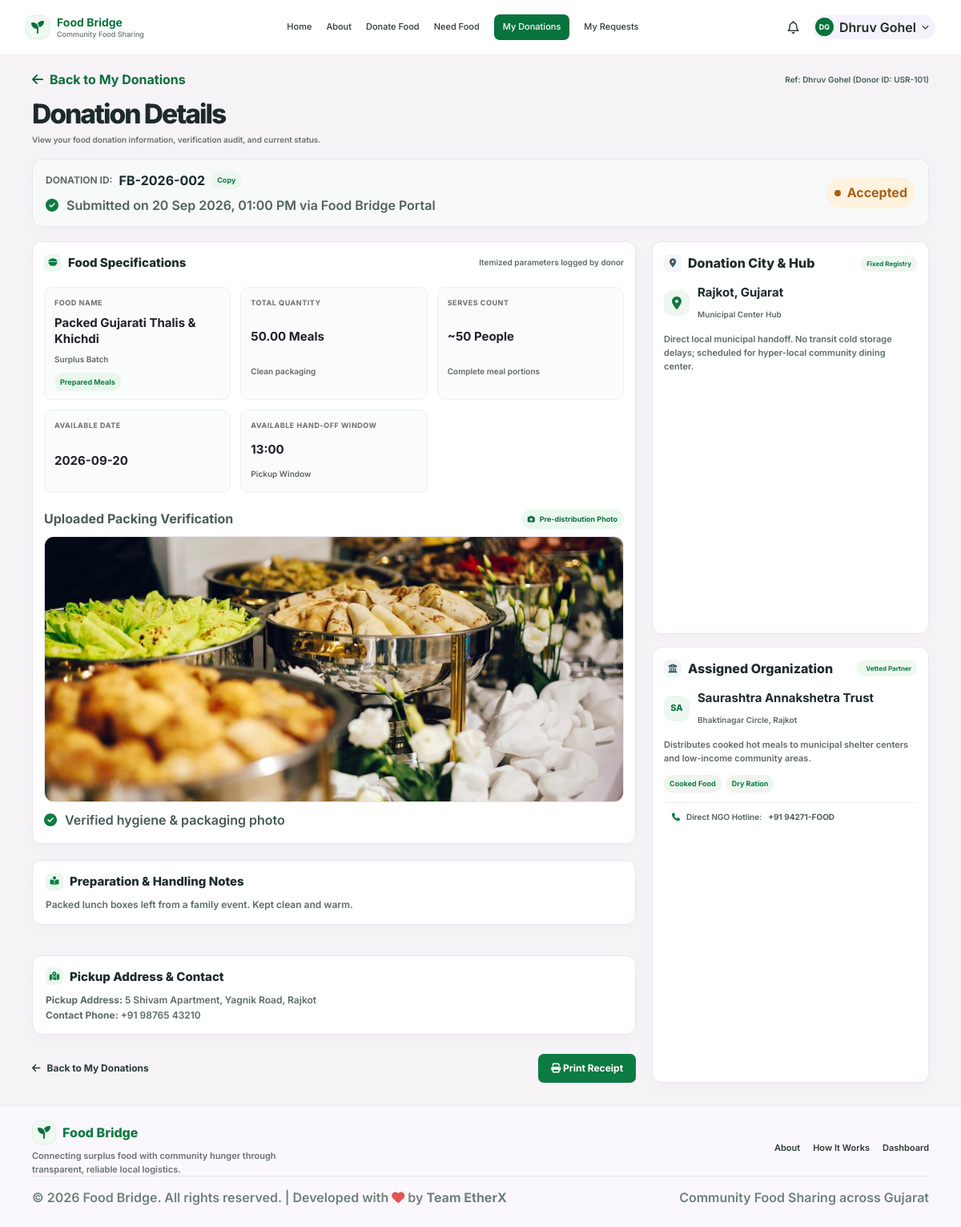
The app's page /donation-details.php?id=2 (signed in) with its own data.
### tables this page shows
CREATE TABLE IF NOT EXISTS `users` (
  `id` INT AUTO_INCREMENT PRIMARY KEY,
  `name` VARCHAR(150) NOT NULL,
  `email` VARCHAR(150) NOT NULL UNIQUE,
  `phone` VARCHAR(30) NOT NULL,
  `password` VARCHAR(255) NOT NULL,
  `city` VARCHAR(100) NOT NULL,
  `role` ENUM('user', 'admin') DEFAULT 'user',
  `status` ENUM('Active', 'Inactive', 'Blocked') DEFAULT 'Active',
  `created_at` DATETIME DEFAULT CURRENT_TIMESTAMP,
  `updated_at` DATETIME DEFAULT CURRENT_TIMESTAMP ON UPDATE CURRENT_TIMESTAMP,
  INDEX `idx_users_phone` (`phone`)
);

CREATE TABLE IF NOT EXISTS `donations` (
  `id` INT AUTO_INCREMENT PRIMARY KEY,
  `donation_code` VARCHAR(50) NOT NULL UNIQUE,
  `user_id` INT NOT NULL,
  `food_name` VARCHAR(255) NOT NULL,
  `food_type` VARCHAR(100) NOT NULL,
  `quantity` DECIMAL(10,2) NOT NULL,
  `unit` VARCHAR(50) NOT NULL DEFAULT 'Kg',
  `serves` INT NOT NULL DEFAULT 10,
  `available_date` DATE NOT NULL,
  `available_time` VARCHAR(50) NOT NULL,
  `food_photo` VARCHAR(255) DEFAULT NULL,
  `notes` TEXT DEFAULT NULL,
  `city_id` INT NOT NULL,
  `organization_id` INT NOT NULL,
  `pickup_address` TEXT DEFAULT NULL,
  `contact_phone` VARCHAR(50) DEFAULT NULL,
  `status` ENUM('Pending', 'Accepted', 'Completed', 'Cancelled') DEFAULT 'Pending',
  `created_at` DATETIME DEFAULT CURRENT_TIMESTAMP,
  `updated_at` DATETIME DEFAULT CURRENT_TIMESTAMP ON UPDATE CURRENT_TIMESTAMP,
  INDEX `idx_don_status` (`status`),
  INDEX `idx_don_created` (`created_at`),
  FOREIGN KEY (`user_id`) REFERENCES `users`(`id`) ON DELETE CASCADE,
  FOREIGN KEY (`city_id`) REFERENCES `cities`(`id`) ON DELETE RESTRICT,
  FOREIGN KEY (`organization_id`) REFERENCES `organizations`(`id`) ON DELETE RESTRICT
);

CREATE TABLE IF NOT EXISTS `cities` (
  `id` INT AUTO_INCREMENT PRIMARY KEY,
  `name` VARCHAR(100) NOT NULL UNIQUE,
  `status_label` VARCHAR(100) DEFAULT 'Active Hub',
  `centers_count` INT DEFAULT 4,
  `description` VARCHAR(255) DEFAULT '',
  `eta_info` VARCHAR(100) DEFAULT '< 45 mins',
  `is_active` TINYINT(1) DEFAULT 1,
  `created_at` DATETIME DEFAULT CURRENT_TIMESTAMP
);

CREATE TABLE IF NOT EXISTS `organizations` (
  `id` INT AUTO_INCREMENT PRIMARY KEY,
  `city_id` INT NOT NULL,
  `name` VARCHAR(150) NOT NULL,
  `short_code` VARCHAR(10) DEFAULT 'HF',
  `category` VARCHAR(100) DEFAULT 'Verified NGO distribution',
  `rating_info` VARCHAR(100) DEFAULT 'Admin Vetted Partner',
  `address` VARCHAR(255) NOT NULL,
  `distance_info` VARCHAR(100) DEFAULT '1.8 km from Pickup Hub',
  `phone` VARCHAR(50) DEFAULT '+91 828145-FOOD',
  `accepted_items` VARCHAR(255) DEFAULT 'Cooked Food, Packaged Food, Fresh Fruits',
  `description` TEXT,
  `is_active` TINYINT(1) DEFAULT 1,
  `created_at` DATETIME DEFAULT CURRENT_TIMESTAMP,
  INDEX `idx_org_active` (`is_active`),
  FOREIGN KEY (`city_id`) REFERENCES `cities`(`id`) ON DELETE CASCADE
);

### config/auth.php (called while the page is built, shortened)
<?php
function isLoggedIn(): bool {
    return isset($_SESSION['user_id']) && !empty($_SESSION['user_id']);
}
function currentUser(): ?array {
    static $user = null;
    if ($user === null) {
        $db = getDB();
        $stmt = $db->prepare("SELECT id, name, email, phone, city, role, status, created_at FROM users WHERE id = ?");
        $stmt->execute([$_SESSION['user_id']]);
        $user = $stmt->fetch() ?: null;
    }
    return $user;
}

### donation-details.php (the view, shortened to what this page needs)
<?php
require_once __DIR__ . '/config/auth.php';
$user = currentUser();
$db = getDB();
$id = intval($_GET['id'] ?? 0);
$code = sanitize($_GET['code'] ?? '');
if ($id > 0) {
    $stmt = $db->prepare("SELECT d.*, c.name as city_name, o.name as org_name, o.short_code as org_code, o.address as org_address, o.phone as org_phone, o.description as org_desc, o.accepted_items as org_items, u.name as donor_name, u.phone as donor_phone
                          FROM donations d
                          LEFT JOIN cities c ON d.city_id = c.id
                          LEFT JOIN organizations o ON d.organization_id = o.id
                          LEFT JOIN users u ON d.user_id = u.id
                          WHERE d.id = ? AND d.user_id = ?");
    $stmt->execute([$id, $user['id']]);
}
$donation = $stmt->fetch();
$status = $donation['status'] ?? 'Pending';
$statusClass = 'warning';
if ($status === 'Accepted') $statusClass = 'info';
?>
<!DOCTYPE html>
<html lang="en">
<head>
  <link rel="stylesheet" href="css/style.css">
  <link rel="stylesheet" href="css/app-header.css">
  <link rel="stylesheet" href="css/donation-details.css">
  <link rel="stylesheet" href="https://cdnjs.cloudflare.com/ajax/libs/font-awesome/6.5.0/css/all.min.css">
</head>
<body class="donation-details-page">
  <?php $activeHeaderPage = 'donations'; include __DIR__ . '/includes/app-header.php'; ?>
  <div class="container details-page-shell">
    <div class="details-topbar">
      <a href="my-donations.php" class="back-link"><i class="fa-solid fa-arrow-left"></i> Back to My Donations</a>
      <span class="donor-meta">Ref: <?php echo htmlspecialchars($user['name']); ?> (Donor ID: USR-<?php echo 100 + $user['id']; ?>)</span>
    </div>
    <header class="details-header">
      <h1>Donation Details</h1>
      <p>View your food donation information, verification audit, and current status.</p>
    </header>
    <section class="donation-header-card">
      <div class="donation-header-main">
        <div class="donation-id-line">
          <span class="detail-label">Donation ID:</span>
          <strong><?php echo htmlspecialchars($donation['donation_code']); ?></strong>
          <span class="copy-badge" onclick="navigator.clipboard.writeText('<?php echo htmlspecialchars($donation['donation_code']); ?>'); alert('Donation code copied!');">Copy</span>
        </div>
        <div class="meta-row">
          <span><i class="fa-solid fa-circle-check"></i> Submitted on <?php echo date('d M Y, h:i A', strtotime($donation['created_at'])); ?> via Food Bridge Portal</span>
        </div>
      </div>
      <div class="status-chip <?php echo $statusClass; ?>">
        <span class="status-dot"></span>
        <span><?php echo htmlspecialchars($donation['status']); ?></span>
      </div>
    </section>
    <div class="details-layout">
      <main class="details-main">
        <section class="content-panel">
          <div class="panel-header">
            <div class="panel-title"><span class="mini-icon"><i class="fa-solid fa-bowl-food"></i></span> Food Specifications</div>
            <span class="panel-note">Itemized parameters logged by donor</span>
          </div>
          <div class="spec-grid">
            <article class="spec-box">
              <span class="spec-label">Food Name</span>
              <strong><?php echo htmlspecialchars($donation['food_name']); ?></strong>
              <span class="spec-sub">Surplus Batch</span>
              <span class="tag success"><?php echo htmlspecialchars($donation['food_type']); ?></span>
            </article>
            <article class="spec-box">
              <span class="spec-label">Total Quantity</span>
              <strong><?php echo htmlspecialchars($donation['quantity'] . ' ' . $donation['unit']); ?></strong>
              <span class="spec-sub">Clean packaging</span>
            </article>
            <article class="spec-box">
              <span class="spec-label">Serves Count</span>
              <strong>~<?php echo htmlspecialchars($donation['serves']); ?> People</strong>
              <span class="spec-sub">Complete meal portions</span>
            </article>
            <article class="spec-box">
              <span class="spec-label">Available Date</span>
              <strong><?php echo htmlspecialchars($donation['available_date']); ?></strong>
            </article>
            <article class="spec-box">
              <span class="spec-label">Available Hand-off Window</span>
              <strong><?php echo htmlspecialchars($donation['available_time']); ?></strong>
              <span class="spec-sub">Pickup Window</span>
            </article>
          </div>
          <?php if (!empty($donation['food_photo'])): ?>
            <div class="photo-card">
              <div class="photo-header">
                <span>Uploaded Packing Verification</span>
                <span class="photo-badge"><i class="fa-solid fa-camera"></i> Pre-distribution Photo</span>
              </div>
              <div class="photo-wrap">
                <img src="<?php echo htmlspecialchars($donation['food_photo']); ?>" alt="<?php echo htmlspecialchars($donation['food_name']); ?>">
              </div>
              <div class="photo-footer">
                <span><i class="fa-solid fa-circle-check"></i> Verified hygiene &amp; packaging photo</span>
              </div>
            </div>
          <?php endif; ?>
        </section>
        <section class="notes-panel">
          <div class="panel-header compact">
            <div class="panel-title"><span class="mini-icon"><i class="fa-solid fa-book-open-reader"></i></span> Preparation &amp; Handling Notes</div>
          </div>
          <p><?php echo htmlspecialchars($donation['notes'] ?: 'Freshly prepared food. Suitable for children and adults. Packed in food-grade containers, kept hygienic.'); ?></p>
        </section>
        <section class="notes-panel" style="margin-top: 18px;">
          <div class="panel-header compact">
            <div class="panel-title"><span class="mini-icon"><i class="fa-solid fa-map-location-dot"></i></span> Pickup Address &amp; Contact</div>
          </div>
          <p><strong>Pickup Address:</strong> <?php echo htmlspecialchars($donation['pickup_address'] ?? 'Not specified'); ?></p>
          <p><strong>Contact Phone:</strong> <?php echo htmlspecialchars($donation['contact_phone'] ?? $user['phone']); ?></p>
        </section>
        <div class="bottom-action-row">
          <a href="my-donations.php" class="ghost-link"><i class="fa-solid fa-arrow-left"></i> Back to My Donations</a>
          <div class="action-right">
            <button type="button" class="download-btn" onclick="window.print();"><i class="fa-solid fa-print"></i> Print Receipt</button>
          </div>
        </div>
      </main>
      <aside class="details-sidebar">
        <div class="info-card side-panel">
          <div class="side-card-head">
            <span class="mini-icon soft"><i class="fa-solid fa-location-dot"></i></span>
            <span>Donation City &amp; Hub</span>
            <span class="chip green">Fixed Registry</span>
          </div>
          <div class="city-line">
            <div class="city-mark"><i class="fa-solid fa-location-dot"></i></div>
            <div>
              <strong><?php echo htmlspecialchars($donation['city_name'] ?? 'Rajkot'); ?>, Gujarat</strong>
              <small>Municipal Center Hub</small>
            </div>
          </div>
          <p>Direct local municipal handoff. No transit cold storage delays; scheduled for hyper-local community dining center.</p>
        </div>
        <div class="info-card side-panel">
          <div class="side-card-head">
            <span class="mini-icon soft"><i class="fa-solid fa-building-columns"></i></span>
            <span>Assigned Organization</span>
            <span class="chip success"><i class="fa-solid fa-shield-check"></i> Vetted Partner</span>
          </div>
          <div class="org-row">
            <div class="org-mark"><?php echo htmlspecialchars($donation['org_code'] ?? 'HF'); ?></div>
            <div>
              <strong><?php echo htmlspecialchars($donation['org_name'] ?? 'Food Hope Foundation'); ?></strong>
              <small><?php echo htmlspecialchars($donation['org_address'] ?? 'Central Ward'); ?></small>
            </div>
          </div>
          <p><?php echo htmlspecialchars($donation['org_desc'] ?? 'A community organization helping connect surplus food with people in need.'); ?></p>
          <div class="accepted-tags">
            <?php
            $items = explode(',', $donation['org_items'] ?? 'Cooked Food, Packaged Food');
            foreach ($items as $it): ?>
              <span><?php echo htmlspecialchars(trim($it)); ?></span>
            <?php endforeach; ?>
          </div>
          <div class="org-note"><i class="fa-solid fa-phone"></i> Direct NGO Hotline: <strong><?php echo htmlspecialchars($donation['org_phone'] ?? '+91 828145-FOOD'); ?></strong></div>
        </div>
      </aside>
    </div>
  </div>
  <footer class="donation-footer">
    <div class="container donation-footer-inner">
      <div class="footer-branding">
        <a href="dashboard.php" class="footer-logo"><span class="app-header-mark"><i class="fa-solid fa-seedling"></i></span><span>Food Bridge</span></a>
        <p>Connecting surplus food with community hunger through transparent, reliable local logistics.</p>
      </div>
      <nav aria-label="Footer navigation">
        <a href="about.php">About</a>
        <a href="about.php#how-it-works">How It Works</a>
        <a href="dashboard.php">Dashboard</a>
      </nav>
    </div>
    <div class="container donation-footer-bottom">
      <p>© <?php echo date('Y'); ?> Food Bridge. All rights reserved. | Developed with <i class="fa-solid fa-heart" style="color: #e25555;"></i> by <strong>Team EtherX</strong></p>
      <p>Community Food Sharing across Gujarat</p>
    </div>
  </footer>
</body>
</html>

### includes/app-header.php (shortened to what this page needs)
<?php
$activeHeaderPage = $activeHeaderPage ?? '';
$headerNavigation = [
    ['page' => 'home', 'label' => 'Home', 'href' => 'dashboard.php'],
    ['page' => 'about', 'label' => 'About', 'href' => 'about.php'],
    ['page' => 'donate', 'label' => 'Donate Food', 'href' => 'donate-food.php'],
    ['page' => 'need', 'label' => 'Need Food', 'href' => 'need-food.php'],
    ['page' => 'donations', 'label' => 'My Donations', 'href' => 'my-donations.php'],
    ['page' => 'requests', 'label' => 'My Requests', 'href' => 'my-requests.php'],
];
$user = currentUser();
$userName = $user ? $user['name'] : 'Dhruv Gohel';
$nameParts = preg_split('/\s+/', trim($userName));
$initials = '';
if (!empty($nameParts)) {
    $initials = mb_strtoupper(mb_substr($nameParts[0], 0, 1));
    if (count($nameParts) > 1) {
        $initials .= mb_strtoupper(mb_substr(end($nameParts), 0, 1));
    }
} else {
    $initials = 'DG';
}
?>
<header class="app-header">
  <div class="app-header-inner">
    <a class="app-header-brand" href="dashboard.php" aria-label="Food Bridge home">
      <span class="app-header-mark" aria-hidden="true"><i class="fa-solid fa-seedling"></i></span>
      <span class="app-header-brand-copy">
        <span class="app-header-brand-name">Food Bridge</span>
        <span class="app-header-brand-subtitle">Community Food Sharing</span>
      </span>
    </a>
    <nav class="app-header-nav" id="app-main-nav" aria-label="Main navigation">
      <?php foreach ($headerNavigation as $item): ?>
        <a href="<?php echo htmlspecialchars($item['href'], ENT_QUOTES, 'UTF-8'); ?>"<?php echo $activeHeaderPage === $item['page'] ? ' class="is-active" aria-current="page"' : ''; ?>>
          <?php echo htmlspecialchars($item['label'], ENT_QUOTES, 'UTF-8'); ?>
        </a>
      <?php endforeach; ?>
    </nav>
    <div class="app-header-actions">
      <a href="need-food.php" class="app-header-notifications" aria-label="Need food notifications" title="Food Requests">
        <i class="fa-regular fa-bell" aria-hidden="true"></i>
      </a>
      <details class="app-header-user-menu">
        <summary>
          <span class="app-header-avatar"><?php echo htmlspecialchars($initials); ?></span>
          <span class="app-header-name"><?php echo htmlspecialchars($userName); ?></span>
          <i class="fa-solid fa-chevron-down" aria-hidden="true"></i>
        </summary>
      </details>
    </div>
  </div>
</header>

### records on screen
users: name "DG", name "Dhruv Gohel", 100 + $user['id'] "101"
donations: donation_code "FB-2026-002", created_at "20 Sep 2026, 01:00 PM", status "Accepted", food_name "Packed Gujarati Thalis & Khichdi", food_type "Prepared Meals", quantity+unit "50.00 Meals", serves "50", available_date "2026-09-20", available_time "13:00", food_photo (picture), notes "Packed lunch boxes left from a family event. Kept clean and warm.", pickup_address "5 Shivam Apartment, Yagnik Road, Rajkot", contact_phone "+91 98765 43210", city.name "Rajkot", organization.short_code "SA", organization.name "Saurashtra Annakshetra Trust", organization.address "Bhaktinagar Circle, Rajkot", organization.description "Distributes cooked hot meals to municipal shelter centers and low-income community areas.", organization.accepted_items "Cooked Food", organization.accepted_items "Dry Ration", organization.phone "+91 94271-FOOD"

### other values on screen
$item['label'] "Home"
$item['label'] "About"
$item['label'] "Donate Food"
$item['label'] "Need Food"
$item['label'] "My Donations"
$item['label'] "My Requests"
